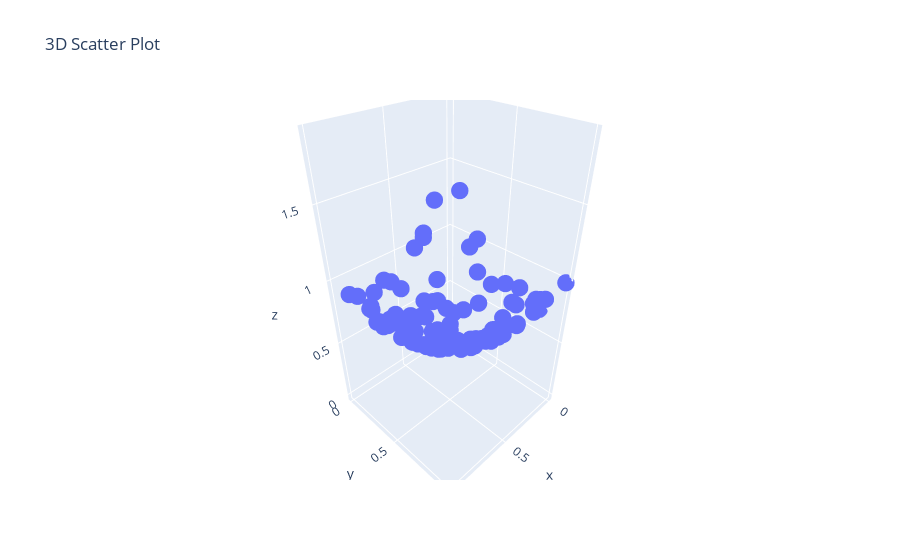

This figure's notebook cell:
### Markdown cell above
## Advanced topics: 3D plots and surface plots in Plotly

### Code cell
import plotly.graph_objects as go


# Create a 3D scatter plot
x = np.random.rand(100)
y = np.random.rand(100)
z = x**2 + y**2  # Generating a z-value based on x and y

scatter_plot = go.Scatter3d(x=x, y=y, z=z, mode='markers', marker=dict(size=6))

layout = go.Layout(title='3D Scatter Plot')
fig_scatter = go.Figure(data=[scatter_plot], layout=layout)


# Display the plots
fig_scatter.show()
